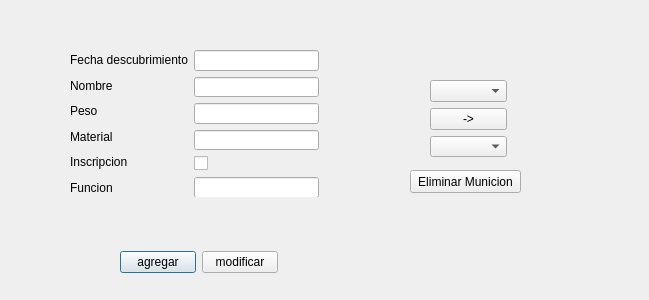
<?xml version="1.0" encoding="UTF-8"?>
<ui version="4.0">
 <class>DialogFuego</class>
 <widget class="QDialog" name="DialogFuego">
  <property name="geometry">
   <rect>
    <x>0</x>
    <y>0</y>
    <width>649</width>
    <height>300</height>
   </rect>
  </property>
  <property name="windowTitle">
   <string>Dialog</string>
  </property>
  <widget class="QWidget" name="layoutWidget_2">
   <property name="geometry">
    <rect>
     <x>120</x>
     <y>250</y>
     <width>158</width>
     <height>25</height>
    </rect>
   </property>
   <layout class="QHBoxLayout" name="horizontalLayout">
    <item>
     <widget class="QPushButton" name="pbAgregar">
      <property name="text">
       <string>agregar</string>
      </property>
     </widget>
    </item>
    <item>
     <widget class="QPushButton" name="pbMod">
      <property name="text">
       <string>modificar</string>
      </property>
     </widget>
    </item>
   </layout>
  </widget>
  <widget class="QWidget" name="layoutWidget">
   <property name="geometry">
    <rect>
     <x>70</x>
     <y>50</y>
     <width>249</width>
     <height>147</height>
    </rect>
   </property>
   <layout class="QFormLayout" name="formLayout">
    <item row="0" column="0">
     <layout class="QVBoxLayout" name="verticalLayout">
      <item>
       <widget class="QLabel" name="label_8">
        <property name="text">
         <string>Fecha descubrimiento</string>
        </property>
       </widget>
      </item>
      <item>
       <widget class="QLabel" name="label">
        <property name="text">
         <string>Nombre</string>
        </property>
       </widget>
      </item>
      <item>
       <widget class="QLabel" name="label_2">
        <property name="text">
         <string>Peso</string>
        </property>
       </widget>
      </item>
      <item>
       <widget class="QLabel" name="label_3">
        <property name="text">
         <string>Material</string>
        </property>
       </widget>
      </item>
      <item>
       <widget class="QLabel" name="label_4">
        <property name="text">
         <string>Inscripcion</string>
        </property>
       </widget>
      </item>
      <item>
       <widget class="QLabel" name="label_5">
        <property name="text">
         <string>Funcion</string>
        </property>
       </widget>
      </item>
     </layout>
    </item>
    <item row="0" column="1">
     <layout class="QVBoxLayout" name="verticalLayout_2">
      <item>
       <widget class="QLineEdit" name="leFecha"/>
      </item>
      <item>
       <widget class="QLineEdit" name="leNombre"/>
      </item>
      <item>
       <widget class="QLineEdit" name="lePeso"/>
      </item>
      <item>
       <widget class="QLineEdit" name="leMaterial"/>
      </item>
      <item>
       <widget class="QCheckBox" name="checkBox">
        <property name="text">
         <string/>
        </property>
       </widget>
      </item>
      <item>
       <widget class="QLineEdit" name="leFuncion"/>
      </item>
     </layout>
    </item>
   </layout>
  </widget>
  <widget class="QPushButton" name="pushButton_2">
   <property name="geometry">
    <rect>
     <x>410</x>
     <y>170</y>
     <width>111</width>
     <height>23</height>
    </rect>
   </property>
   <property name="text">
    <string>Eliminar Municion</string>
   </property>
  </widget>
  <widget class="QWidget" name="">
   <property name="geometry">
    <rect>
     <x>430</x>
     <y>80</y>
     <width>77</width>
     <height>77</height>
    </rect>
   </property>
   <layout class="QVBoxLayout" name="verticalLayout_3">
    <item>
     <widget class="QComboBox" name="comboBox"/>
    </item>
    <item>
     <widget class="QPushButton" name="pushButton">
      <property name="text">
       <string>-&gt;</string>
      </property>
     </widget>
    </item>
    <item>
     <widget class="QComboBox" name="comboBox_2"/>
    </item>
   </layout>
  </widget>
  <zorder>layoutWidget_2</zorder>
  <zorder>layoutWidget</zorder>
  <zorder>comboBox</zorder>
  <zorder>comboBox_2</zorder>
  <zorder>pushButton</zorder>
  <zorder>pushButton</zorder>
  <zorder>pushButton_2</zorder>
 </widget>
 <resources/>
 <connections/>
</ui>
